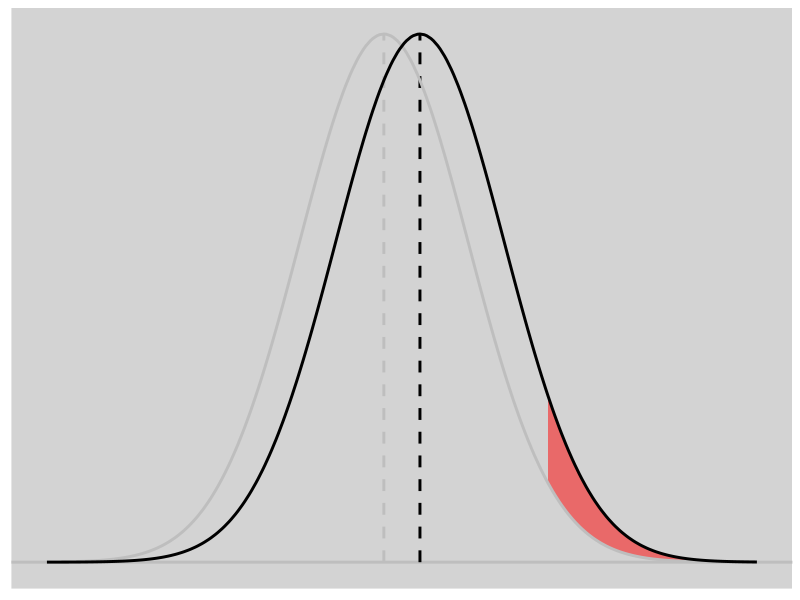

Here is the R script that generated this plot:
library(ggplot2)

# https://stackoverflow.com/questions/75502312/in-ggplot-how-to-fill-area-between-two-normal-curves/
#
graf_normal <- function(Xmedia1, Xdt1, Xmedia2, Xdt2, n = 101) {
  x1 <- Xmedia1 + 4 * Xdt1 * seq(-1, 1, length.out = n)
  x2 <- Xmedia2 + 4 * Xdt2 * seq(-1, 1, length.out = n)
  
  dat <- data.frame(
    x = union(x1, x2)
  )
  dat$y1 <- dnorm(dat$x, Xmedia1, Xdt1)
  dat$y2 <- dnorm(dat$x, Xmedia2, Xdt2)
  
  Ymax1 <- dnorm(Xmedia1, Xmedia1, Xdt1)
  Ymax2 <- dnorm(Xmedia2, Xmedia2, Xdt2)
  
  ggplot(dat, aes(x)) +
    geom_hline(yintercept = 0, colour = "grey", linewidth = 1) +
    geom_ribbon(
      data = ~subset(.x, x >= Xmedia2 + 1.5 * Xdt2),
      aes(ymin = y1, ymax = y2, fill = "red")
    ) +
    annotate(
      geom = "segment",
      x = c(Xmedia1, Xmedia2), y = 0,
      xend = c(Xmedia1, Xmedia2), yend = c(Ymax1, Ymax2),
      linetype = "dashed",
      linewidth = 1,
      colour = c("grey", "black")
    ) +
    geom_line(aes(y = y1), linewidth = 1, colour = "grey") +
    geom_line(aes(y = y2), linewidth = 1, colour = "black") +
    scale_fill_manual(values = c(scales::alpha("red", .5), "transparent")) +
    theme(
      line = element_blank(),
      axis.line.y = element_blank(),
      axis.text = element_blank(),
      axis.ticks = element_blank(),
      axis.title = element_blank(),
      legend.position = "none",
      panel.grid = element_blank(),
      panel.background = element_rect(fill = "lightgray", colour = NA),
    )
}

graf_normal(250, 7, 253, 7)
